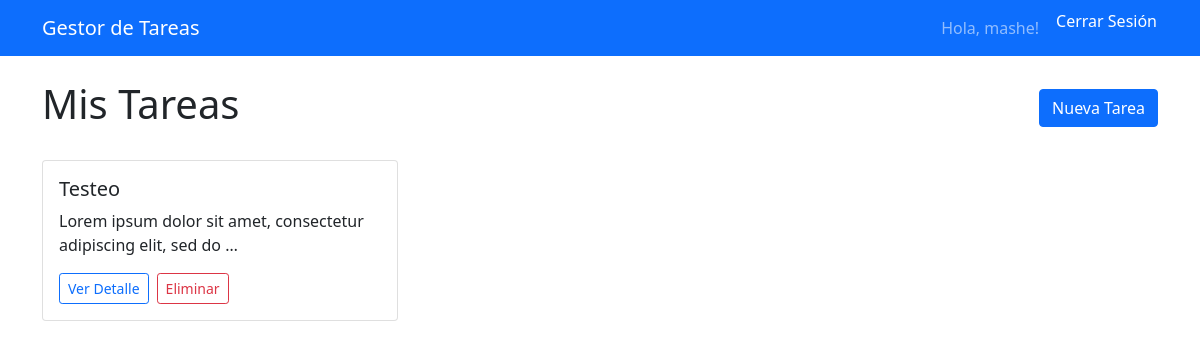
The app's page / (signed in) with its own data.
### tareas/models.py (models this page shows, shortened)
class Tarea(models.Model):
	titulo = models.CharField(max_length=200)
	descripcion = models.TextField(blank=True)
	usuario = models.ForeignKey(settings.AUTH_USER_MODEL, on_delete=models.CASCADE, related_name='tareas')
	creada_en = models.DateTimeField(auto_now_add=True)
	completada = models.BooleanField(default=False)
	class Meta:
		ordering = ['-creada_en']

### tareas/views.py (the view)
# urls.py: path('', views.lista_tareas, name='lista_tareas'),
@login_required
def lista_tareas(request):
    tareas = Tarea.objects.filter(usuario=request.user)
    return render(request, 'tareas/lista_tareas.html', {'tareas': tareas})

### tareas/templates/tareas/lista_tareas.html (shortened to what this page needs)
{% extends 'tareas/base.html' %}
{% block content %}
<div class="d-flex justify-content-between align-items-center mb-4">
    <h1>Mis Tareas</h1>
    <a href="{% url 'tareas:agregar_tarea' %}" class="btn btn-primary">
         Nueva Tarea
    </a>
</div>
{% if tareas %}
    <div class="row">
        {% for tarea in tareas %}
            <div class="col-md-6 col-lg-4 mb-3">
                <div class="card">
                    <div class="card-body">
                        <h5 class="card-title">{{ tarea.titulo }}</h5>
                        <p class="card-text">
                            {% if tarea.descripcion %}
                                {{ tarea.descripcion|truncatewords:10 }}
                            {% else %}
                                <em>Sin descripción</em>
                            {% endif %}
                        </p>
                        <div class="d-flex gap-2">
                            <a href="{% url 'tareas:detalle_tarea' tarea.id %}" class="btn btn-outline-primary btn-sm">
                                Ver Detalle
                            </a>
                            <a href="{% url 'tareas:eliminar_tarea' tarea.id %}"
                                class="btn btn-outline-danger btn-sm"
                                onclick="return confirm('¿Estás seguro de que quieres eliminar esta tarea?')">
                                Eliminar
                            </a>
                        </div>
                    </div>
                </div>
            </div>
        {% endfor %}
    </div>
{% endif %}
{% endblock %}

### tareas/templates/tareas/base.html (shortened to what this page needs)
<!DOCTYPE html>
<html lang="es">
<head>
    <link href="https://cdn.jsdelivr.net/npm/bootstrap@5.1.3/dist/css/bootstrap.min.css" rel="stylesheet">
</head>
<body>
    <nav class="navbar navbar-expand-lg navbar-dark bg-primary">
        <div class="container">
            <a class="navbar-brand" href="{% url 'tareas:lista_tareas' %}">Gestor de Tareas</a>
            <div class="navbar-nav ms-auto">
                {% if user.is_authenticated %}
                    <span class="navbar-text me-3">Hola, {{ user.username }}!</span>
                    <form id="logout-form" method="post" action="{% url 'tareas:logout' %}" style="display:inline;">
                        <button type="submit" class="nav-link btn btn-link" style="padding: 0; color: #fff; text-decoration: none;">Cerrar Sesión</button>
                    </form>
                {% else %}
                    <a class="nav-link" href="{% url 'tareas:login' %}">Iniciar Sesión</a>
                {% endif %}
            </div>
        </div>
    </nav>
    <div class="container mt-4">
        {% block content %}
        {% endblock %}
    </div>
</body>
</html>

### records on screen
Tarea: titulo "Testeo", descripcion "Lorem ipsum dolor sit amet, consectetur adipiscing elit, sed do …"

### other values on screen
{{ user.username }} "mashe"
